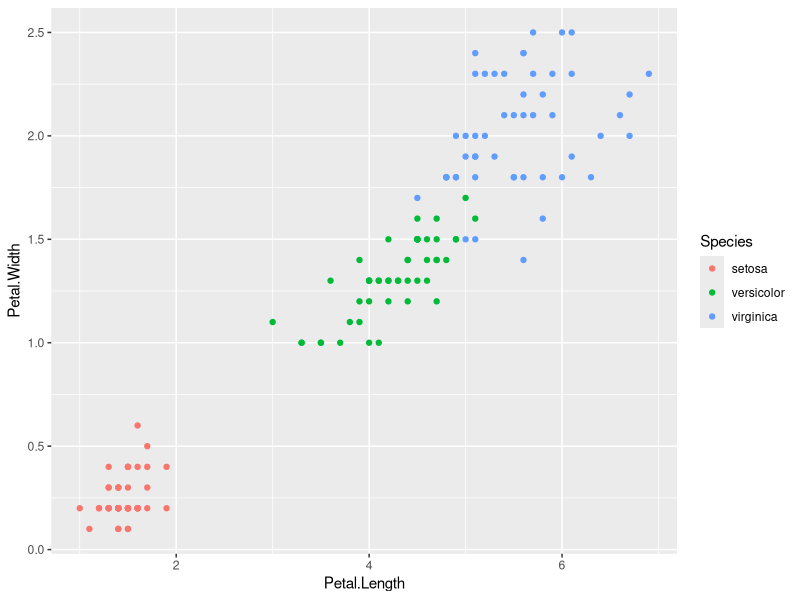
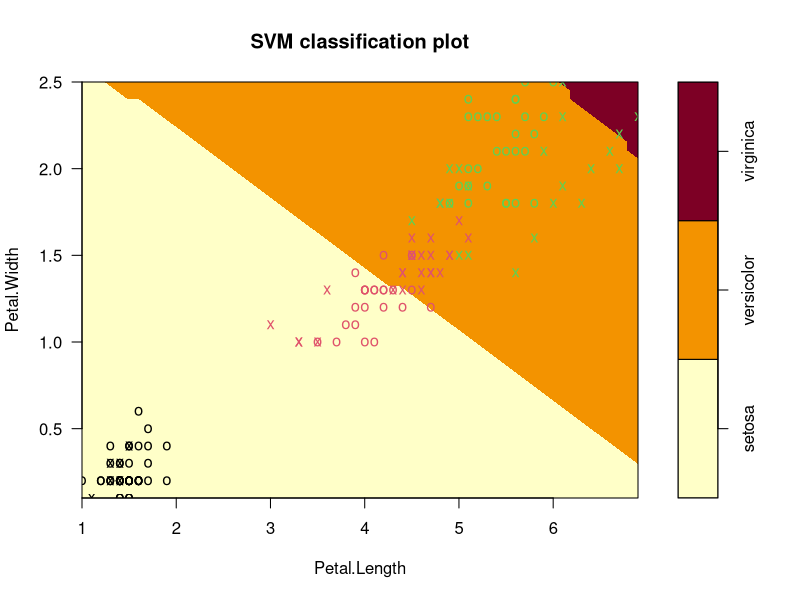

Write R code to recreate these figures, in order.
library(ggplot2)
library(e1071)
IRIS=iris
str(IRIS)
qplot(Petal.Length,Petal.Width,data=IRIS,color=Species)
SVMMODEL=svm(Species~.,data=IRIS)
SVMMODEL=svm(Species~.,data=IRIS,kernel="linear")
SVMMODEL=svm(Species~.,data=IRIS,kernel="polynomial")
SVMMODEL=svm(Species~.,data=IRIS,kernel="sigmoid")
summary(SVMMODEL)
plot(SVMMODEL,data=IRIS, Petal.Width~Petal.Length,slice=list(Sepal.Width=3,Sepal.Length=4))
SVMPREDICTION=predict(SVMMODEL,IRIS)
(Tab=table(SVMPREDICTION,IRIS$Species))
(SVMPERFORMANCE=sum(diag(Tab))/sum(Tab)*100)
SVMPREDICTION=predict(SVMMODEL,IRIS)

#TUNING
set.seed(123)
TUNEDSVMMODEL=tune(svm,Species~.,data=IRIS,ranges=list(epsilon=seq(0.1,0.1),cost=2^(2:9)))
BESTSVMMODEL=TUNEDSVMMODEL$best.model
summary(BESTSVMMODEL)
SVMPREDICTION=predict(BESTSVMMODEL,IRIS)
(Tab=table(SVMPREDICTION,IRIS$Species))
(SVMPERFORMANCE=sum(diag(Tab))/sum(Tab)*100)
